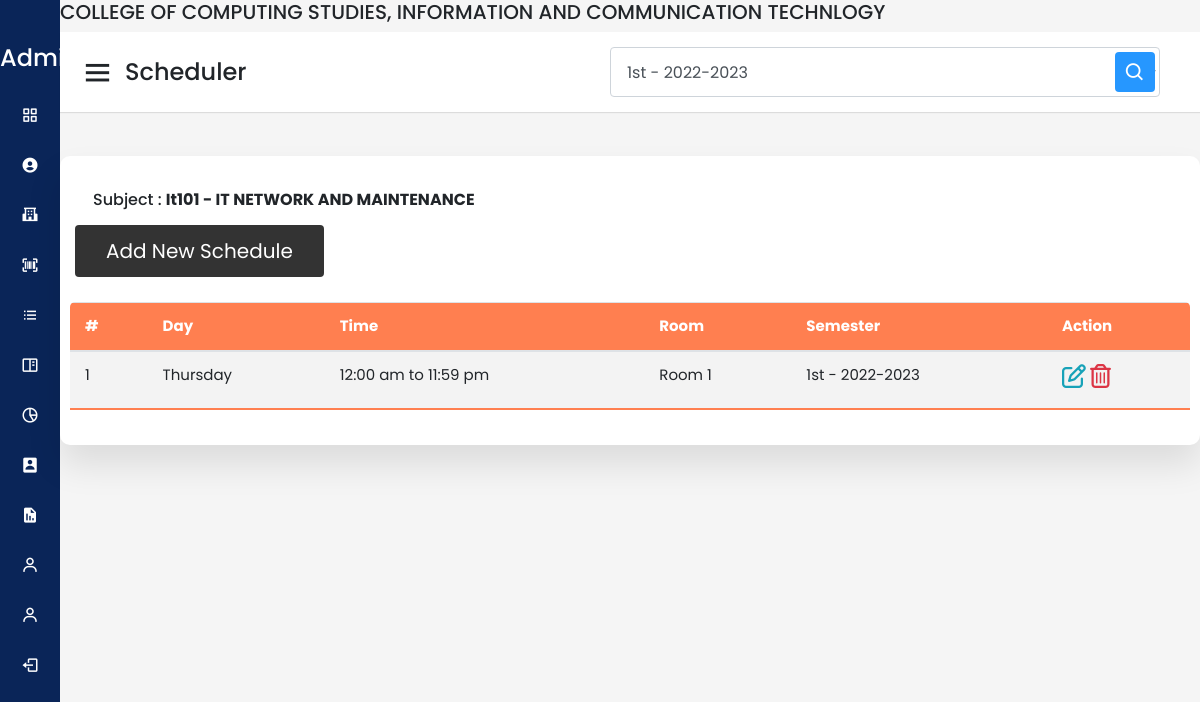
The app's page /scheduler.php?id=24 (signed in) with its own data.
### tables this page shows
CREATE TABLE `tblsubject` (
  `id` int(11) NOT NULL AUTO_INCREMENT,
  `subject_code` varchar(50) NOT NULL,
  `subject_description` varchar(50) NOT NULL,
  `fk_semester_id` int(11) NOT NULL,
  `is_deleted` tinyint(1) NOT NULL DEFAULT 0,
  PRIMARY KEY (`id`),
  KEY `semesterID` (`fk_semester_id`),
  CONSTRAINT `semesterID` FOREIGN KEY (`fk_semester_id`) REFERENCES `tblsemester` (`id`)
);

CREATE TABLE `schedules` (
  `schedule_id` int(11) NOT NULL AUTO_INCREMENT,
  `subject_id` int(11) DEFAULT NULL,
  `day_of_the_week` enum('Monday','Tuesday','Wednesday','Thursday','Friday','Saturday') DEFAULT NULL,
  `start_time` time DEFAULT NULL,
  `end_time` time DEFAULT NULL,
  `room_details` varchar(255) DEFAULT NULL,
  `semester_id` int(11) DEFAULT NULL,
  `is_deleted` tinyint(4) DEFAULT 0,
  `is_archived` tinyint(4) DEFAULT 0,
  PRIMARY KEY (`schedule_id`)
);

CREATE TABLE `tblsemester` (
  `id` int(11) NOT NULL AUTO_INCREMENT,
  `semester_code` varchar(50) NOT NULL,
  `semester_description` varchar(50) NOT NULL,
  `semester_year` varchar(255) NOT NULL,
  `is_active` tinyint(1) NOT NULL DEFAULT 0,
  `is_deleted` tinyint(1) NOT NULL DEFAULT 0,
  PRIMARY KEY (`id`)
);

### scheduler.php (the view, shortened to what this page needs)
<?php
include('config/config.php');
if(isset($_GET['id'])) {
    $id = $_GET['id'];
    $stmt = $conn->prepare("SELECT * FROM tblsubject WHERE id = ? AND is_deleted = false");
    $stmt->bind_param('i', $id);
    $stmt->execute();
    $result = $stmt->get_result();
} else {
    header("Location: subject.php");
    exit;
}
$data = mysqli_fetch_array($result);
if(isset($_POST['search'])){
    $semester_id = filter($_POST['semester_id']);
    $query  = $conn->prepare("SELECT * FROM schedules INNER JOIN tblsemester
                                ON (schedules.semester_id = tblsemester.id) WHERE subject_id = ?
                                AND schedules.semester_id = ?
                                ORDER BY schedules.schedule_id DESC");
    $query->bind_param('is',$id, $semester_id);
} else {
    $query  = $conn->prepare("SELECT * FROM schedules INNER JOIN tblsemester
                                ON (schedules.semester_id = tblsemester.id) WHERE subject_id = ?
                                ORDER BY schedules.schedule_id DESC");
    $query->bind_param('i', $id);
}
$query->execute();
$r = $query->get_result();
$semester  = $conn->prepare("SELECT * FROM tblsemester /* WHERE is_active = true */");
$semester->execute();
$r_semester = $semester->get_result();
include('header.php');
?>
<div class="container-fluid p-0">
<div class="sidebar">
    <div class="logo-details">
      <span class="logo_name">&nbsp;&nbsp;&nbsp;&nbsp;&nbsp; Administrator</span>
    </div>
  </div>
  <section class="home-section">
    <div class="header">
      <h5>COLLEGE OF COMPUTING STUDIES, INFORMATION AND COMMUNICATION TECHNLOGY</h5>
    </div>
    <nav>
        <div class="sidebar-button">
        <i class="bx bx-menu sidebarBtn"></i>
        <span class="dashboard">Scheduler </span>
        </div>
        <div class="search-box" style="padding-top:0 !important;">
            <form action="" method="POST">
                <?php if(mysqli_num_rows($r_semester) > 0):?>
                    <select name="semester_id" class="form-control mt-0" style="height:50px !important;">
                        <?php foreach($r_semester as $r1):?>
                            <option value="<?=$r1['id']?>"><?=$r1['semester_code']?> - <?=$r1['semester_year']?></option>
                        <?php endforeach;?>
                    </select>
                <?php else:?>
                    <input type="text" placeholder="Search..." />
                <?php endif;?>
                <small><button type="submit" name="search" class="btn"><i class="bx bx-search"></i></button></small>
            </form>
        </div>
    </nav>
<div class="home-content">
</div>
    <section class="attendance">
      <div class="attendance-list">
        <div class="container">
            <h6 class="mt-3 p-2">Subject : <b><?=$data['subject_code']?> - <?=strtoupper($data['subject_description'])?></b></h6>
        </div>
        <a href="subject_add_record.php" class="btn" data-toggle="modal" data-target="#modal" onclick="$('#form')[0].reset()"> Add New Schedule</a>
        <table class="table">
          <thead>
            <tr>
              <th>#</th>
              <th>Day</th>
              <th>Time</th>
              <th>Room</th>
              <th>Semester</th>
              <th>Action</th>
            </tr>
          </thead>
          <tbody>
            <?php if(mysqli_num_rows($r) > 0):?>
                <?php foreach($r as $key => $r2):?>
                    <tr>
                        <td> <?=$key + 1?></td>
                        <td><?=$r2['day_of_the_week']?></td>
                        <td style="text-transform:none;"><?=date('h:i a', strtotime($r2['start_time']))?> to <?=date('h:i a', strtotime($r2['end_time']))?></td>
                        <td><?=$r2['room_details']?></td>
                        <td><?=$r2['semester_code']?> - <?=$r2['semester_year']?></td>
                        <td>
                            <a href="#" class="edit" data-toggle="modal" data-target="#modal"
                             data-schedule_id="<?=$r2['schedule_id']?>"
                             data-day_of_the_week="<?=$r2['day_of_the_week']?>"
                             data-start_time="<?=$r2['start_time']?>"
                             data-end_time="<?=$r2['end_time']?>"
                             data-room_details="<?=$r2['room_details']?>"
                             data-semester_id="<?=$r2['semester_id']?>">
                                <i class="far fa-edit text-info h4"></i>
                            </a>
                            <a href="#" class="delete"
                             data-schedule_id="<?=$r2['schedule_id']?>"
                             data-id="<?=$id?>">
                                <i class="far fa-trash-alt text-danger h4"></i>
                            </a>
                        </td>
                    </tr>
                <?php endforeach;?>
            <?php endif;?>
          </tbody>
        </table>
      </div>
    </section>
</section>
</div>
<?php include('footer.php');?>

### css/sidebar.css (style rules this page uses)
* { margin: 0; padding: 0; box-sizing: border-box; font-family: 'Poppins', sans-serif; }
.sidebar { position: fixed; height: 100%; width: 240px; background: #0A2558; transition: all 0.5s ease; }
.sidebar .logo-details { height: 80px; display: flex; align-items: center; }
.sidebar .logo-details .logo_name { color: #fff; font-size: 24px; font-weight: 500; }
.home-section { position: relative; background: #f5f5f5; min-height: 100vh; width: calc(100% - 240px); left: 240px; transition: all 0.5s ease; }
.home-section nav { display: flex; justify-content: space-between; height: 80px; background: #fff; display: flex; align-items: center; position: fixed; width: calc(100% - 240px); left: 240px; z-index: 100; padding: 0 20px; box-shadow: 0 1px 1px rgba(0, 0, 0, 0.1); transition: all 0.5s ease; }
.home-section nav .sidebar-button { display: flex; align-items: center; font-size: 24px; font-weight: 500; }
nav .sidebar-button i { font-size: 35px; margin-right: 10px; }
.home-section nav .search-box { position: relative; height: 50px; max-width: 550px; width: 100%; margin: 0 20px; }
nav .search-box .bx-search { position: absolute; height: 40px; width: 40px; background: #2697FF; right: 5px; top: 50%; transform: translateY(-50%); border-radius: 4px; line-height: 40px; text-align: center; color: #fff; font-size: 22px; transition: all 0.4 ease; }
.home-section .home-content { position: relative; padding-top: 104px; }
.attendance { margin-top: 20px; text-transform: capitalize; }
.attendance-list { width: 100%; padding: 10px; margin-top: 10px; background: #fff; border-radius: 10px; box-shadow: 0 20px 35px rgba(0, 0, 0, 0.1); }
.table { border-collapse: collapse; margin: 25px 0; font-size: 15px; min-width: 100%; overflow: hidden; border-radius: 5px 5px 0 0; }
table thead tr { color: #fff; background: coral; text-align: left; font-weight: bold; }
.table th, .table td { padding: 12px 15px; }
.table tbody tr { border-bottom: 1px solid #ddd; }
.table tbody tr:nth-of-type(odd) { background: #f3f3f3; }
.table tbody tr:last-of-type { border-bottom: 2px solid coral; }
.attendance .attendance-list .btn { display: inline-block; padding:10px 30px; font-size: 20px; background: #333; color:#fff; margin:0 5px; text-transform: capitalize; }
@media (max-width: 1240px) { .sidebar { width: 60px; } }
@media (max-width: 1240px) { .home-section { width: calc(100% - 60px); left: 60px; } }
@media (max-width: 1240px) { .home-section nav { width: calc(100% - 60px); left: 60px; } }

### records on screen
tblsubject: subject_code "It101", subject_description "IT NETWORK AND MAINTENANCE"
schedules: day_of_the_week "Thursday", start_time "12:00 am", end_time "11:59 pm", room_details "Room 1", semester.semester_code "1st", semester.semester_year "2022-2023"

### other values on screen
form field semester_id "1st - 2022-2023"
